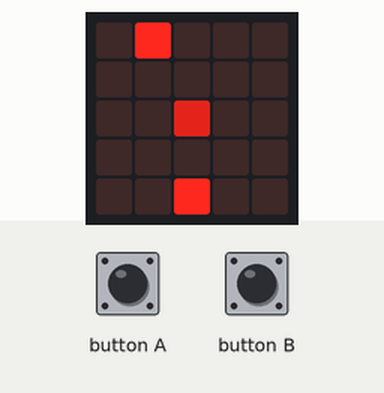
A program run on a simulated BBC micro:bit running MicroPython. Parts: the board's 5×5 LED display. The test bench sets the inputs (shaded band). Random numbers come from a fixed seed; the 48×5 strip is a reading aid, not a part: it shows the text the display is scrolling, unrolled, one strip-width of it at a time.

Above: at 1.2 s.
1.3 s: button A pressed for 0.15 s
At 1.45 s:
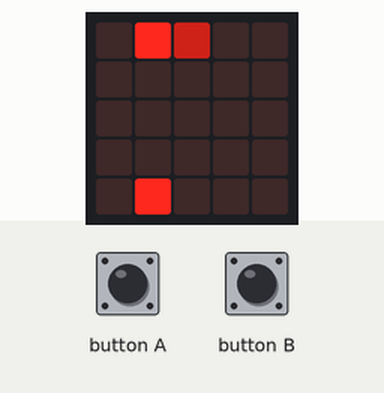
2.0 s: button B pressed for 0.15 s
At 2.22 s:
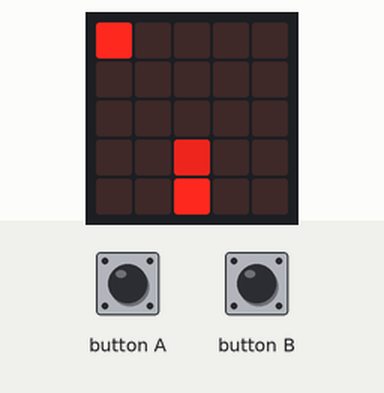
2.7 s: button A pressed for 1 s
At 2.84 s:
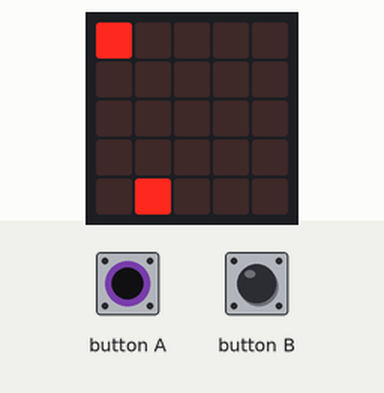
4.3 s: button B pressed for 1 s
At 4.52 s:
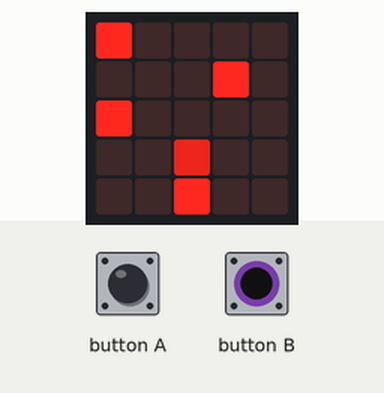
5.9 s: button B pressed for 0.15 s
At 6.51 s:
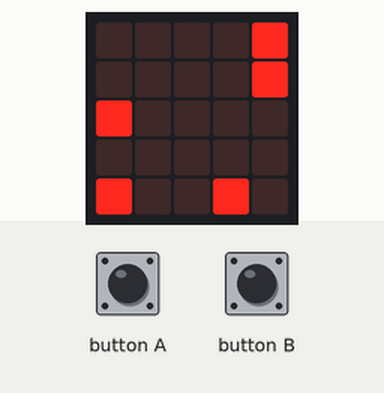
6.6 s: button A pressed for 0.15 s
At 6.81 s:
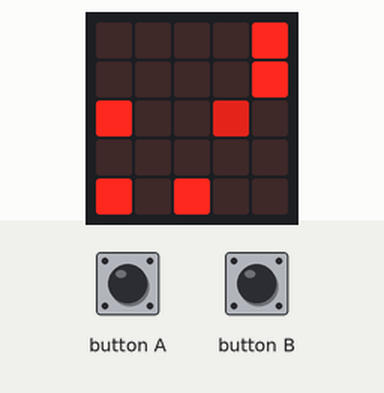
Timing chart, 0 to 9.6 s (numbered marks = the images above; inputs shaded):
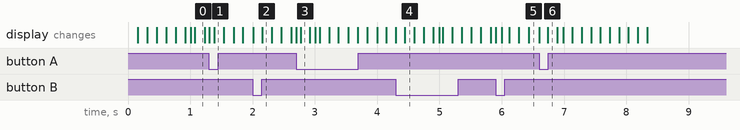

The program:

game.py
```python
from microbit import *
import random

SHOT_INTERVAL = 150
ENEMY_SPAWN_INTERVAL = 800
ENEMY_MOVE_INTERVAL = 1000

SCORE = 0


class Aircraft:
    def __init__(self, x_p, y_p):
        self.__b = False
        self.__b_x = -1
        self.__b_y = 4
        self.__b_br = 8
        self.__b_fw = False
        self.__b_fe = False

        self.__a_x = x_p
        self.__a_y = y_p

        display.set_pixel(self.__a_x, self.__a_y, 9)

    def __make_bullet(self):
        self.__b = False
        self.__b_x = -1
        self.__b_y = 4
        self.__b_br = 8
        self.__b_fw = False
        self.__b_fe = False

    def move_right(self):
        if self.__a_x < 4:
            display.set_pixel(self.__a_x, self.__a_y, 0)
            self.__a_x += 1
            display.set_pixel(self.__a_x, self.__a_y, 9)

    def move_left(self):
        if self.__a_x > 0:
            display.set_pixel(self.__a_x, self.__a_y, 0)
            self.__a_x -= 1
            display.set_pixel(self.__a_x, self.__a_y, 9)

    # def killed_enemy(self):
    #     self.__b_fe = True

    def waste_bullet(self):
        self.__b = False

    def has_bullet(self):
        return self.__b

    def b_x(self):
        return self.__b_x

    def b_y(self):
        return self.__b_y

    def strike(self):
        if self.__b is False:
            self.__make_bullet()

            self.__b = True
            self.__b_x = self.__a_x

        if self.__b_fw:
            display.set_pixel(self.__b_x, self.__b_y, 0)
            self.__b = False
        else:
            if self.__b_y is not 4:
                display.set_pixel(self.__b_x, self.__b_y, 0)

            self.__b_y = self.__b_y - 1
            self.__b_br -= 1

            if self.__b_y is 0:
                self.__b_fw = True

            display.set_pixel(self.__b_x, self.__b_y, self.__b_br)


class Enemy:
    def __init__(self, x):
        self.__x = x
        self.__y = -1

    def x_pos(self):
        return self.__x

    def y_pos(self):
        return self.__y

    def increment_y(self):
        self.__y = self.__y + 1


class EnemyManager:
    def __init__(self):
        self.__l_e = None
        self.__en = []

    def spawn(self):
        enemy = None

        if self.__l_e is not None:
            last_enemy_x = self.__l_e.x_pos()

            if last_enemy_x is 0:
                enemy = Enemy(random.choice([1, 2, 3, 4]))
            elif last_enemy_x is 1:
                enemy = Enemy(random.choice([0, 2, 3, 4]))
            elif last_enemy_x is 2:
                enemy = Enemy(random.choice([0, 1, 3, 4]))
            elif last_enemy_x is 3:
                enemy = Enemy(random.choice([0, 1, 2, 4]))
            elif last_enemy_x is 4:
                enemy = Enemy(random.choice([0, 1, 2, 3]))
        else:
            enemy = Enemy(random.choice([0, 1, 2, 3, 4]))

        self.__l_e = enemy
        self.__en.append(enemy)

    def __show(self, enemy):
        display.set_pixel(enemy.x_pos(), enemy.y_pos(), 9)

    def __hide(self, enemy):
        display.set_pixel(enemy.x_pos(), enemy.y_pos(), 0)

    def kill(self, bullet_x, bullet_y):
        for i, enemy in enumerate(self.__en):
            if enemy.x_pos() is bullet_x and \
                    enemy.y_pos() is bullet_y:
                self.__hide(enemy)
                self.__en.remove(enemy)
                return True
        return False

    def move_forward(self):
        for enemy in self.__en:
            if enemy.y_pos() < 4:
                if enemy.y_pos() is not -1:
                    self.__hide(enemy)

                enemy.increment_y()
                self.__show(enemy)
            else:
                return False

        return True


enemy_manager = EnemyManager()
aircraft = Aircraft(2, 4)

time_list = [running_time(), running_time(), running_time()]

while True:
    if button_a.was_pressed():
        aircraft.move_left()
    elif button_b.was_pressed():
        aircraft.move_right()

    if running_time() - time_list[0] > SHOT_INTERVAL:
        aircraft.strike()
        time_list[0] = running_time()

    if running_time() - time_list[1] > ENEMY_SPAWN_INTERVAL:
        enemy_manager.spawn()
        time_list[1] = running_time()

    if running_time() - time_list[2] > ENEMY_MOVE_INTERVAL:
        if enemy_manager.move_forward() is False:
            display.scroll(SCORE)
            display.show(Image.HEART)
            break

        time_list[2] = running_time()

    if enemy_manager.kill(aircraft.b_x(), aircraft.b_y()):
        aircraft.waste_bullet()

        ENEMY_MOVE_INTERVAL -= 5
        ENEMY_SPAWN_INTERVAL -= 5

        SCORE += 1
```
